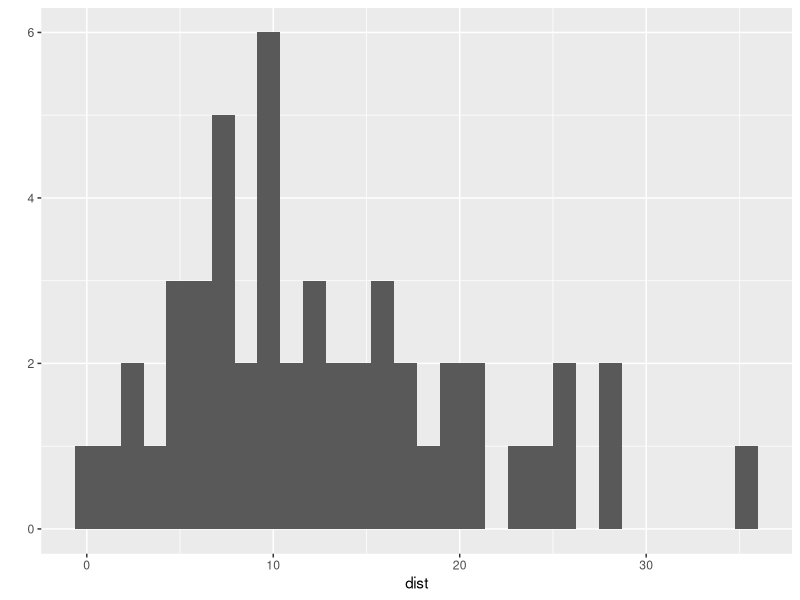
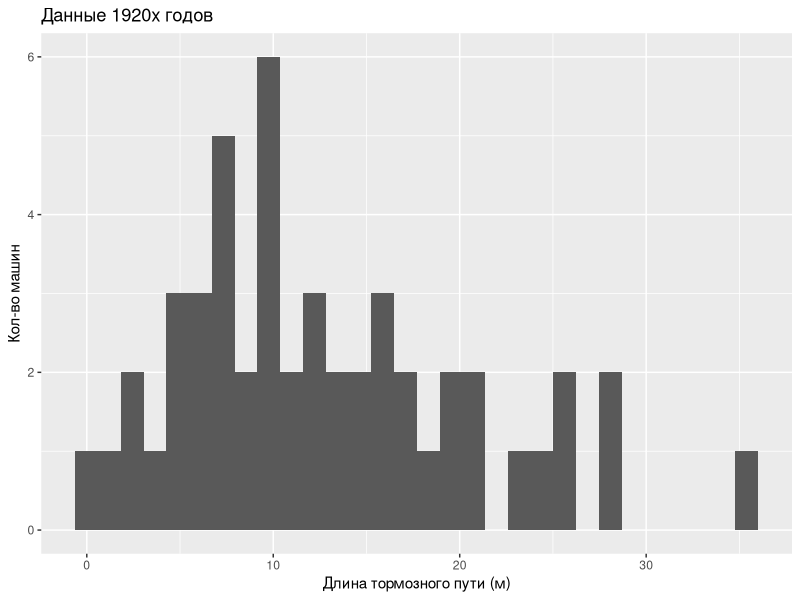
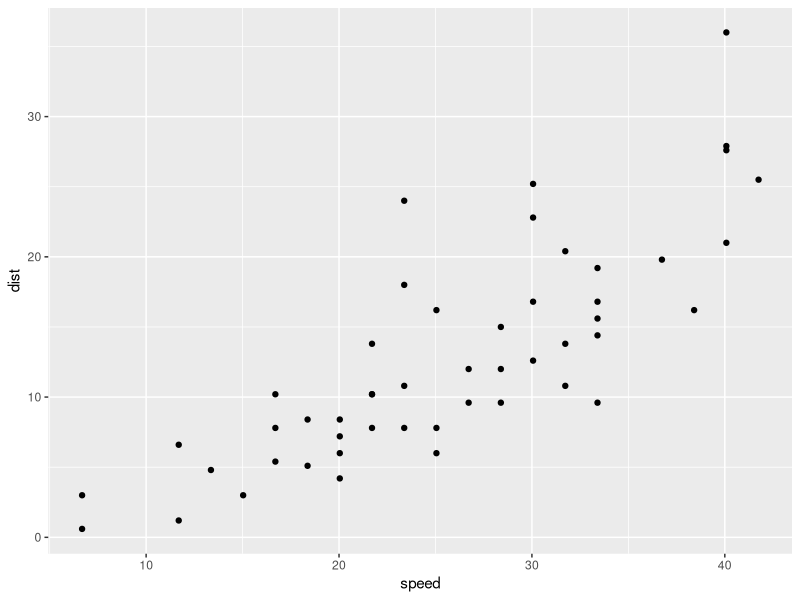
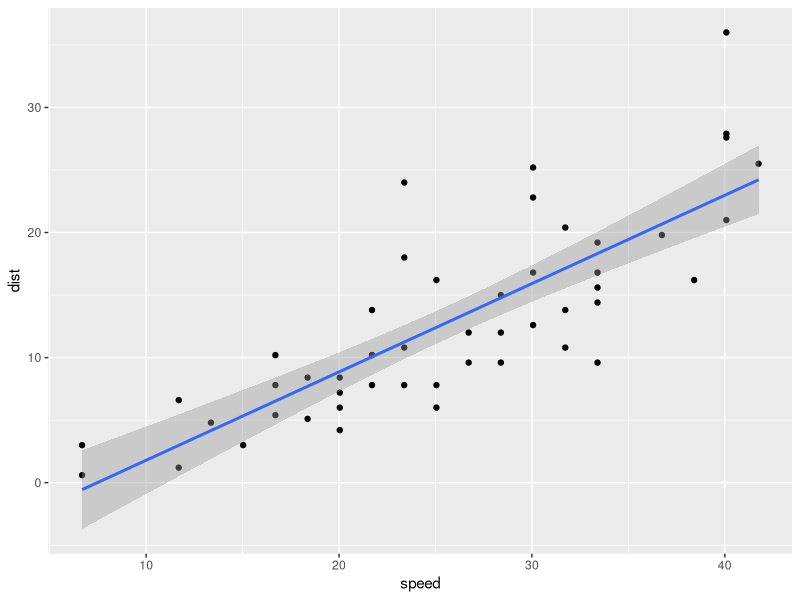
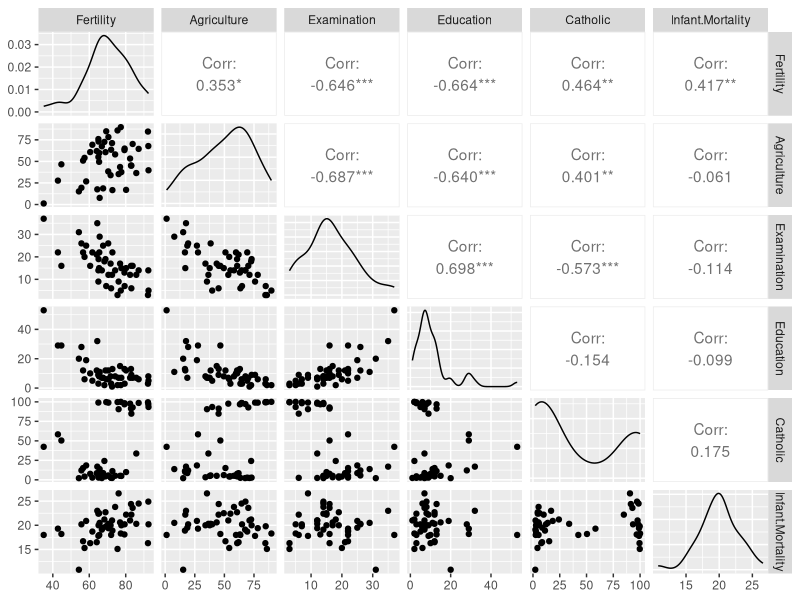

The R script that drew these images, in order:
library("psych")
library("dplyr")
library("ggplot2")
library("GGally")

d<-cars
glimpse(d)
help(cars)
head(d)
tail(d)
describe(d)
ncol(d)
nrow(d)
str(d)
tail(d,10)

mean(d$speed)

d2 <- mutate(d, speed=1.67*speed, dist=0.3*dist,
             ratio=dist/speed)
glimpse(d2)

qplot(data=d2, dist)
qplot(data=d2, dist, xlab="Длина тормозного пути (м)",
      ylab="Кол-во машин",
      main="Данные 1920х годов")
qplot(data=d2, speed, dist)

model <- lm(data=d2, dist~speed)
model

beta_hat <- coef(model)
beta_hat
eps_hat <- residuals(model)
eps_hat
y <- d2$dist
y_hat <- fitted(model)
y
y_hat

RSS <- deviance(model)
RSS
TSS <- sum( (y-mean(y))^2 )
TSS
ESS <- TSS-RSS
R2 <- ESS/TSS
R2
cor(y,y_hat)^2
x <- model.matrix(model)
x

nd <- data.frame(speed=c(40,60))
nd
predict(model, nd)

qplot(data=d2, speed, dist) + stat_smooth(method="lm")

t <- swiss
help(swiss)
glimpse(t)
describe(t)
ggpairs(t)

model2 <- lm(data=t,
             Fertility~Agriculture+Education+Catholic)
coef(model2)
fitted(model2)
residuals(model2)
deviance(model2)

report <- summary(model2)
report
report$r.squared

cor(t$Fertility,fitted(model2))^2

nd2 <- data.frame(Agriculture=0.5, Catholic=0.5,
                  Education=20)
predict(model2,nd2)